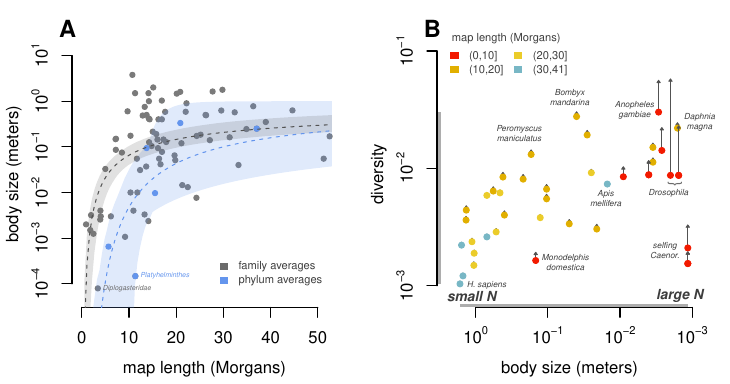

Here is the R script that generated this plot:
# map_length_body_size.r -- create the body size / map length figure

library(tidyverse)
library(ggrepel)
library(viridis)
library(wesanderson)
library(shape)


load('../../data/body_size_map_length.Rdata')
opar <- par(no.readonly=TRUE)
arrow_col <- 'gray32'

pdf <- TRUE
# pdf <- FALSE
if (pdf) pdf("map_length_body_size.pdf", width=7.3, height=7.3/1.9)

par(mfrow=c(1, 2), mar=c(3.8, 3.6, 2.1, 1.4))

with(family_mean, plot(map_length, log10_size, pch=19, axes=FALSE, cex=0.7,
                       ylab='', xlab='', xlim=c(0, 52), ylim=c(-4.3, 1.1), col='gray48'))

axis(1, seq(0, 50, 10))
axis(2, seq(-4, 1), seq(-4, 1), labels=latex2exp::TeX(sprintf("$10^{%d}$", seq(-4, 1))))

with(bs_p_ci, polygon(c(x, rev(x)), c(lower, rev(upper)), 
                    col=scales::alpha('cornflowerblue', 0.2), lty=0))

with(bs_f_ci, polygon(c(x, rev(x)), c(lower, rev(upper)), 
                    col=scales::alpha('gray42', 0.2), lty=0))

with(phyla_mean, points(map_length, log10_size, pch=19, col='cornflowerblue', cex=0.7))

lines(sf, predict(mf2, newdata=tibble(map_length=sf)), lty='dashed', col='gray32')
lines(sp, predict(mp2, newdata=tibble(map_length=sp)), lty='dashed', col='cornflowerblue')


legend(27, -3, inset=0, legend=c('family averages', 'phylum averages'), 
       fill=c('gray42', 'cornflowerblue'),
			 title='',
			 adj=c(0, 0.45),
			 cex=0.7,
			 bty='n', text.col='gray24',
			 border=0)

labels <- with(family_mean, identify(map_length, log10_size, family))

text(12.4, -3.83, "Platyhelminthes", col='cornflowerblue', cex=0.4, adj=0, font=3)
text(4.4, -4.10, "Diplogasteridae", col='gray42', cex=0.4, adj=0, font=3)

title(xlab='map length (Morgans)', ylab='body size (meters)', line=2.5)

mtext("A", 3, at=-3, cex=1.4, xpd=TRUE, font=2)

# second plot
load('../../data/diversity_size_theory.Rdata')
with(dtft, plot(log10(size), log10(diversity / Ne_N_SC98), 
								type='n', 
                axes=FALSE,
                #axes=TRUE,
								xlim=c(0.4, -3), 
                ylim=c(-3.1, -1),
								ylab='', xlab=''))

with(dtft, Arrows(log10(size), log10(diversity), log10(size), log10(diversity / Ne_N_SC98),
									arr.type="triangle", arr.width=0.07, arr.length=0.05, lcol=arrow_col,
                  lwd=0.8,
									arr.col=arrow_col))

# abline(a=-2.5, b=0.04, lty=2)

nbins <- 4
#ml_cols <- (viridis(nbins))
ml_cols <- rev(wes_palette('Zissou1'))
#ml_bins <- cut_interval(round(dtft$map_length, 0), 5)
ml_bins <- cut(round(dtft$map_length, 0), c(0, 10, 20, 30, 41))
stopifnot(all(!is.na(ml_bins)))

with(dtft, points(log10(size), log10(diversity), 
									pch=19,
									cex=0.8, #col='gray23'))
									col=ml_cols[ml_bins]))

# this is ridiculous, but I'm OCD as fuck.... but I want certain points
# to not obscure arrows. 
overdraw <- c(1L, 22L, 26L)
with(dtft[overdraw, ], Arrows(log10(size), log10(diversity), log10(size), log10(diversity / Ne_N_SC98),
									       arr.type="triangle", arr.width=0.07, arr.length=0.05, lcol=arrow_col,
                         lwd=0.8,
									       arr.col=arrow_col))
with(dtft[overdraw, ], points(log10(size), log10(diversity), 
								              pch=19,
								              cex=0.8, #col='gray23'))
								              col=ml_cols[ml_bins]))

axis(1, seq(0, -3), labels=latex2exp::TeX(sprintf("$10^{%d}$", seq(0, -3))))
axis(2, seq(-1, -3), labels=latex2exp::TeX(sprintf("$10^{%d}$", seq(-1, -3))))

# a line showing the diversity range
segments(0.507, log10(min(dtft$diversity)), 0.507, log10(max(dtft$diversity)), 
         lwd=3, xpd=TRUE, lend='butt',
         col='gray68')

segments(log10(max(dtft$size)), -3.167, log10(min(dtft$size)), -3.167,
         lwd=3, xpd=TRUE, lend='butt',
         col='gray68')


legend(x=0.5, y=-0.8, inset=0, legend=levels(ml_bins), fill=ml_cols,
			 title='map length (Morgans)',
			 adj=c(0, 0.45),
			 cex=0.7, ncol=2, xpd=TRUE,
			 bty='n', text.col='gray24',
			 border=0)

labels <- with(dtft, identify(log10(size), log10(diversity), species))

# labels
text(-2.62, -2.7, "selfing\nCaenor.", cex=0.5, col='gray24', font=3)
text(-2.2,  -1.5, "Anopheles\ngambiae", cex=0.5, col='gray24', font=3)

text(-2.76, -2.13, '{', srt = 90, cex = 0.9, col='gray42')
text(-2.67,  -2.21, "Drosophila", cex=0.5, col='gray24', font=3)
text(-0.15,  -3., "H. sapiens", cex=0.5, col='gray24', font=3)
text(-0.6,  -1.7, "Peromyscus\nmaniculatus", cex=0.5, col='gray24', font=3)
text(-1.24,  -2.8, "Monodelphis\ndomestica", cex=0.5, col='gray24', font=3)
text(-3.1,  -1.6, "Daphnia\nmagna", cex=0.5, col='gray24', font=3, xpd=TRUE)
text(-1.3,  -1.4, "Bombyx\nmandarina", cex=0.5, col='gray24', font=3)
text(-1.8,  -2.26, "Apis\nmellifera", cex=0.5, col='gray24', font=3)

text(-2.5, -3.09, 'large N', adj=0, font=4, cex=0.8, col='gray24', xpd=TRUE)
text(0.4, -3.09, 'small N', adj=0, font=4, cex=0.8, col='gray24')

title(xlab='body size (meters)', ylab='diversity', line=2.5)

mtext("B", 3, at=0.6, cex=1.4, font=2)

if (pdf) dev.off()
par(opar)

